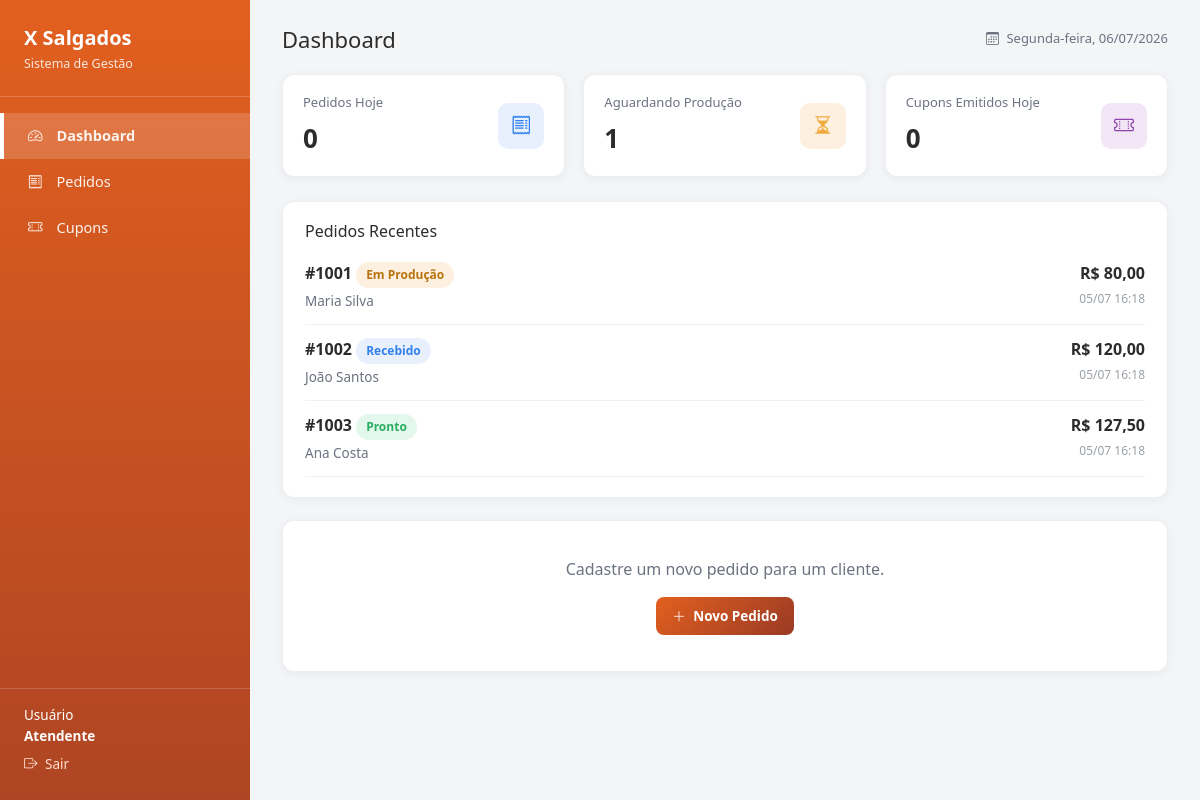
The page /atendente/dashboard.php (signed in) on the database its author committed.
### tables this page shows
CREATE TABLE pedidos (
    id INT AUTO_INCREMENT PRIMARY KEY,
    cliente_id INT NOT NULL,
    atendente_id INT NULL,
    entregador_id INT NULL,
    forma_pagamento ENUM('Dinheiro','Cartão','Pix') NOT NULL DEFAULT 'Dinheiro',
    observacoes VARCHAR(255),
    status ENUM('recebido','em_producao','pronto','em_entrega','entregue','cancelado') NOT NULL DEFAULT 'recebido',
    total DECIMAL(10,2) NOT NULL DEFAULT 0,
    criado_em DATETIME DEFAULT CURRENT_TIMESTAMP,
    atualizado_em DATETIME DEFAULT CURRENT_TIMESTAMP ON UPDATE CURRENT_TIMESTAMP,
    FOREIGN KEY (cliente_id) REFERENCES clientes(id),
    FOREIGN KEY (atendente_id) REFERENCES usuarios(id),
    FOREIGN KEY (entregador_id) REFERENCES usuarios(id)
);

CREATE TABLE clientes (
    id INT AUTO_INCREMENT PRIMARY KEY,
    nome VARCHAR(120) NOT NULL,
    telefone VARCHAR(20) NOT NULL,
    cep VARCHAR(10),
    endereco VARCHAR(180),
    numero VARCHAR(10),
    complemento VARCHAR(100),
    bairro VARCHAR(80),
    cidade VARCHAR(80),
    estado VARCHAR(2),
    observacoes VARCHAR(150),
    criado_em DATETIME DEFAULT CURRENT_TIMESTAMP
);

### atendente/dashboard.php (the view, shortened to what this page needs)
<?php
require __DIR__ . '/../config/conexao.php';
$pedidosHoje  = $pdo->query("SELECT COUNT(*) FROM pedidos WHERE DATE(criado_em) = CURDATE()")->fetchColumn();
$aguardando   = $pdo->query("SELECT COUNT(*) FROM pedidos WHERE status = 'recebido'")->fetchColumn();
$cuponsHoje   = $pdo->query("SELECT COUNT(*) FROM cupons WHERE DATE(gerado_em) = CURDATE()")->fetchColumn();
$recentes = $pdo->query("
    SELECT p.id, p.status, p.total, p.criado_em, c.nome AS cliente
    FROM pedidos p JOIN clientes c ON c.id = p.cliente_id
    ORDER BY p.criado_em DESC LIMIT 6
")->fetchAll();
$statusLabels = [
    'recebido' => 'Recebido', 'em_producao' => 'Em Produção', 'pronto' => 'Pronto',
    'em_entrega' => 'Em Entrega', 'entregue' => 'Entregue', 'cancelado' => 'Cancelado',
];
require __DIR__ . '/../includes/header.php';
?>
<div class="gf-cards">
    <div class="gf-card gf-card--kpi"><div><div class="label">Pedidos Hoje</div><div class="value"><?= $pedidosHoje ?></div></div><div class="icon icon-blue"><i class="bi bi-receipt"></i></div></div>
    <div class="gf-card gf-card--kpi"><div><div class="label">Aguardando Produção</div><div class="value"><?= $aguardando ?></div></div><div class="icon icon-yellow"><i class="bi bi-hourglass-split"></i></div></div>
    <div class="gf-card gf-card--kpi"><div><div class="label">Cupons Emitidos Hoje</div><div class="value"><?= $cuponsHoje ?></div></div><div class="icon icon-purple"><i class="bi bi-ticket-perforated"></i></div></div>
</div>
<div class="gf-panel">
    <h3>Pedidos Recentes</h3>
    <?php foreach ($recentes as $p): ?>
        <div style="display:flex;justify-content:space-between;padding:12px 0;border-bottom:1px solid #f1f1f1;">
            <div>
                <strong>#<?= 1000 + $p['id'] ?></strong>
                <span class="badge-status badge-<?= $p['status'] ?>"><?= $statusLabels[$p['status']] ?></span><br>
                <span style="color:#6b7280;font-size:13.5px;"><?= htmlspecialchars($p['cliente']) ?></span>
            </div>
            <div style="text-align:right;">
                <strong>R$ <?= number_format($p['total'],2,',','.') ?></strong><br>
                <span style="color:#9aa0a6;font-size:12px;"><?= date('d/m H:i', strtotime($p['criado_em'])) ?></span>
            </div>
        </div>
    <?php endforeach; ?>
</div>
<div class="gf-panel" style="text-align:center;padding:36px;">
    <p style="color:#6b7280;margin-bottom:16px;">Cadastre um novo pedido para um cliente.</p>
    <a href="pedidos.php?novo=1" class="btn btn-primary"><i class="bi bi-plus-lg"></i> Novo Pedido</a>
</div>
<?php require __DIR__ . '/../includes/footer.php'; ?>

### assets/css/style.css (style rules this page uses)
:root { --gf-dark: #9a3a25; --gf-primary: #e2601f; --gf-primary-light: #f0a06b; --gf-accent: #8b3220; --gf-bg: #f4f5f7; --gf-white: #ffffff; --gf-text: #2c2c2c; --gf-text-light: #6b7280; --gf-border: #eceef1; --gf-blue: #2f80ed; --gf-yellow: #f2a93b; --gf-green: #27ae60; --gf-purple: #8e44ad; --gf-gray: #9aa0a6; --gf-red: #e74c3c; }
* { box-sizing: border-box; }
body { font-family: 'Segoe UI', Roboto, Arial, sans-serif; background: var(--gf-bg); color: var(--gf-text); margin: 0; }
a { text-decoration: none; }
.gf-cards { display: grid; grid-template-columns: repeat(auto-fit, minmax(200px, 1fr)); gap: 18px; margin-bottom: 24px; }
.gf-card { background: var(--gf-white); border-radius: 12px; padding: 18px 20px; box-shadow: 0 2px 10px rgba(0,0,0,0.05); border: 1px solid var(--gf-border); }
.gf-card--kpi { display: flex; justify-content: space-between; align-items: center; }
.gf-card--kpi .label { font-size: 13px; color: var(--gf-text-light); margin-bottom: 6px; }
.gf-card--kpi .value { font-size: 26px; font-weight: 700; }
.gf-card--kpi .icon { width: 46px; height: 46px; border-radius: 10px; display: flex; align-items: center; justify-content: center; font-size: 20px; }
.icon-blue { background: #e8f0fe; color: var(--gf-blue); }
.icon-yellow { background: #fdf0e0; color: var(--gf-yellow); }
.icon-purple { background: #f2e6f7; color: var(--gf-purple); }
.gf-panel { background: var(--gf-white); border-radius: 12px; padding: 20px 22px; box-shadow: 0 2px 10px rgba(0,0,0,0.05); border: 1px solid var(--gf-border); margin-bottom: 22px; }
.gf-panel h3 { margin-top: 0; font-size: 16px; }
.badge-status { display: inline-block; padding: 4px 10px; border-radius: 20px; font-size: 12px; font-weight: 600; }
.badge-recebido { background:#e8f0fe; color: var(--gf-blue); }
.badge-em_producao { background:#fdf0e0; color: #b8730f; }
.badge-pronto { background:#e4f7ec; color: var(--gf-green); }
.btn { border:none; border-radius:8px; padding:9px 16px; font-size:13.5px; font-weight:600; cursor:pointer; }
.btn-primary { background: linear-gradient(135deg, var(--gf-primary), var(--gf-dark)); color:#fff; }
.gf-nav a i, .btn i, .gf-sidebar__footer .logout i { margin-right: 4px; }
.gf-card--kpi .icon i { font-size: 20px; }

### rows shown on the page
pedidos: 1000 + $p['id'] "1001", status "Em Produção", cliente.nome "Maria Silva", total "80,00", criado_em "05/07 16:18"
pedidos: 1000 + $p['id'] "1002", status "Recebido", cliente.nome "João Santos", total "120,00", criado_em "05/07 16:18"
pedidos: 1000 + $p['id'] "1003", status "Pronto", cliente.nome "Ana Costa", total "127,50", criado_em "05/07 16:18"

### other values the page prints
$label "Dashboard"
$label "Pedidos"
$label "Cupons"
$rotulos[$tipo] "Atendente"
$tituloPagina "Dashboard"
$pedidosHoje "0"
$aguardando "1"
$cuponsHoje "0"
